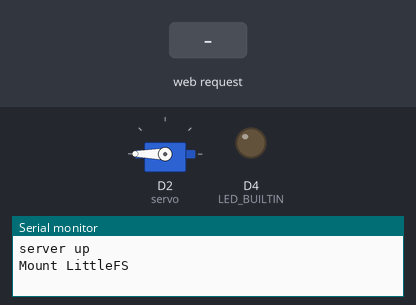
The sketch below on a simulated ESP8266 (NodeMCU). Shown: servo, output pins drawn as LEDs (lit = HIGH, except the on-board LED, lit = LOW), the last lines printed to the serial monitor. The test bench sets the inputs (shaded band). WiFi joins after 1.5 s; servers stay silent unless stated; storage starts empty.

Above: at 4.2 s.
4.3 s: HTTP request GET /test-deserialize received
At 5.4 s:
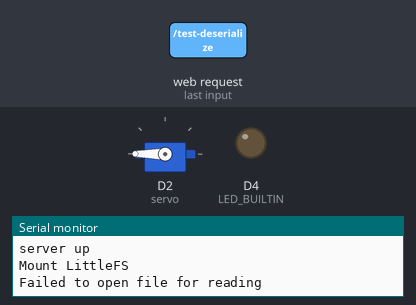
5.9 s: HTTP request GET /servo received
At 6.6 s:
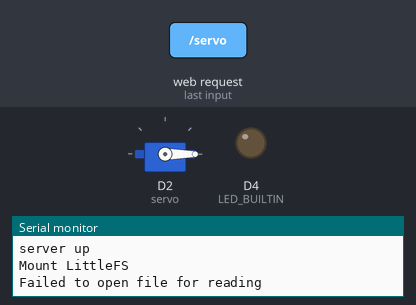
7.5 s: HTTP request GET /add-schedule?time=1 received
At 8.1 s:
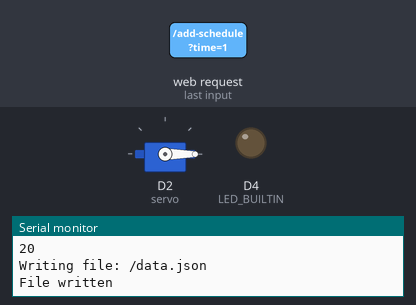
Timing chart, 0 to 10.5 s (numbered marks = the images above; inputs shaded):
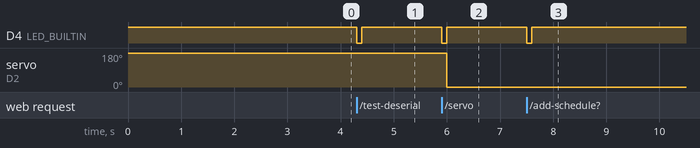

Measured:
- after the input at 4.3 s, D4 (LED_BUILTIN): HIGH → LOW at once, → HIGH 0.10 s later
- after the input at 5.9 s, D4 (LED_BUILTIN): HIGH → LOW at once, → HIGH 0.10 s later; servo on D2 (servo): 180° → 0° after 0.10 s
- after the input at 7.5 s, D4 (LED_BUILTIN): HIGH → LOW at once, → HIGH 0.10 s later

The sketch:

servo.ino
```cpp
#include <FS.h>
#include <LittleFS.h>
#include <ArduinoJson.h>

#include <ESP8266WiFi.h>
#include <ESP8266WebServer.h>

#include <Servo.h>


ESP8266WebServer server(8877);
Servo servo;


const char* ssid = "esia hidayah 2";
const char* password = "123443212";

int servoAngle = 180;


void setup() {
  Serial.begin(9600);
  while (!Serial) {
    ;
  }

  pinMode(LED_BUILTIN, OUTPUT);
  digitalWrite(LED_BUILTIN, HIGH);

  initWiFi();
  initServer();
  initFiles();

  servo.attach(D2, 500, 2500);
  servo.write(servoAngle);
}


void loop() {
  server.handleClient();
}

void initWiFi() {
  WiFi.mode(WIFI_STA);
  WiFi.begin(ssid, password);
  // Serial.print("Connecting to WiFi ..");
  delay(3000);
  while (WiFi.status() != WL_CONNECTED) {
    // Serial.print('.');
    delay(1000);
  }
  // Serial.println(WiFi.localIP());
  WiFi.setAutoReconnect(true);
  WiFi.persistent(true);

  // Serial.print("RSSI: ");
  // Serial.println(WiFi.RSSI());
}

struct RelaySchedule {
  String time;
  int relayIndex;
  int status;
};

RelaySchedule relaySchedules[20] = {};
int relaySchedulesLength = sizeof(relaySchedules) / sizeof(relaySchedules[0]);


void initServer() {
  server.on("/", []() {
    blinkBuiltinLED();
    server.send(200, "text/plain", "hello ");
  });

  server.on("/test-deserialize", []() {
    blinkBuiltinLED();
    String json = readFileAsString("/data.json");

    DynamicJsonDocument doc(2048);
    deserializeJson(doc, json);

    int i = 0;
    for (JsonObject item : doc.as<JsonArray>()) {
      RelaySchedule sc = { item["time"], item["relayIndex"], item["status"] };
      relaySchedules[i] = sc;
      i++;
    }


    server.send(200, "text/plain", "hmm");
  });

  server.on("/test-read-struct", []() {
    blinkBuiltinLED();

    StaticJsonDocument<2048> doc;
    JsonArray array = doc.to<JsonArray>();

    for (int x = 0; x < relaySchedulesLength; x++) {
      JsonObject data = array.createNestedObject();
      data["time"] = relaySchedules[x].time;
      data["relayIndex"] = relaySchedules[x].relayIndex;
      data["status"] = relaySchedules[x].status;
    }

    String test = "";
    serializeJson(array, test);
    //writeFile("/data.json", test.c_str());
    server.send(200, "text/plain", test);
  });

  server.on("/add-schedule", []() {
    blinkBuiltinLED();

    // params
    String time = server.arg("time");
    int relayIndex = server.arg("relay").toInt();
    int status = server.arg("status").toInt();

    // check
    if (iskScheduleExist(time, relayIndex)) {
      server.send(400, "text/plain", "Schedule exist!");
      return;
    }

    // add
    if (!addRelaySchedule(time, relayIndex, status)) {
      server.send(400, "text/plain", "Full boss!");
      return;
    }

    // serialize to json
    StaticJsonDocument<2048> doc;
    JsonArray array = doc.to<JsonArray>();
    for (int x = 0; x < relaySchedulesLength; x++) {
      JsonObject data = array.createNestedObject();
      data["time"] = relaySchedules[x].time;
      data["relayIndex"] = relaySchedules[x].relayIndex;
      data["status"] = relaySchedules[x].status;
    }
    String test = "";
    serializeJson(array, test);

    // save
    writeFile("/data.json", test.c_str());

    // response
    server.send(200, "text/plain", test);
  });

  server.on("/remove-schedule", []() {
    blinkBuiltinLED();

    // params
    String time = server.arg("time");
    int relayIndex = server.arg("relay").toInt();

    // remove
    removeRelaySchedule(time, relayIndex);

    // // serialize to json
    // StaticJsonDocument<2048> doc;
    // JsonArray array = doc.to<JsonArray>();
    // for (int x = 0; x < relaySchedulesLength; x++) {
    //   JsonObject data = array.createNestedObject();
    //   data["time"] = relaySchedules[x].time;
    //   data["relayIndex"] = relaySchedules[x].relayIndex;
    //   data["status"] = relaySchedules[x].status;
    // }
    // String test = "";
    // serializeJson(array, test);

    // // save
    // writeFile("/data.json", test.c_str());

    // // response
    // server.send(200, "text/plain", test);

    server.send(200, "text/plain", "ok");
  });

  server.on("/servo", []() {
    digitalWrite(LED_BUILTIN, LOW);
    delay(100);
    digitalWrite(LED_BUILTIN, HIGH);

    int rot = server.arg("r").toInt();
    servo.write(rot);

    server.send(200, "text/plain", String(rot));
  });

  server.begin();
  Serial.println("server up");
}

void blinkBuiltinLED() {
  digitalWrite(LED_BUILTIN, LOW);
  delay(100);
  digitalWrite(LED_BUILTIN, HIGH);
}

void initFiles() {
  //LittleFS.format();
  Serial.println("Mount LittleFS");
  if (!LittleFS.begin()) {
    Serial.println("LittleFS mount failed");
    return;
  }
  //writeFile("/data.json", "{\"test\": \"hellow\"}");
}

String readFileAsString(const char* path) {
  //Serial.printf("Reading file: %s\n", path);

  File file = LittleFS.open(path, "r");
  if (!file) {
    Serial.println("Failed to open file for reading");
    return "";
  }

  Serial.print("Read from file: ");
  if (file.available()) {
    String str = file.readString();
    file.close();
    return str;
    // Serial.println(str);
  }
  // while (file.available()) {
  // }
  file.close();
  return "";
}

void writeFile(const char* path, const char* message) {
  Serial.printf("Writing file: %s\n", path);

  File file = LittleFS.open(path, "w");
  if (!file) {
    Serial.println("Failed to open file for writing");
    return;
  }
  if (file.print(message)) {
    Serial.println("File written");
  } else {
    Serial.println("Write failed");
  }
  delay(2000);  // Make sure the CREATE and LASTWRITE times are different
  file.close();
}

bool iskScheduleExist(String time, int relayIndex) {
  bool isExist = false;

  for (int i = 0; i < relaySchedulesLength; i++) {
    if (relaySchedules[i].time == time && relaySchedules[i].relayIndex == relayIndex) {
      isExist = true;
      break;
    }
  }

  return isExist;
}

bool addRelaySchedule(String time, int relayIndex, int status) {
  bool isFull = true;

  Serial.println(relaySchedulesLength);

  for (int i = 0; i < relaySchedulesLength; i++) {
    if (relaySchedules[i].time == "") {
      relaySchedules[i].time = time;
      relaySchedules[i].relayIndex = relayIndex;
      relaySchedules[i].status = status;
      isFull = false;
      break;
    }
  }

  if (isFull) {
    return false;
  }

  return true;
}

void removeRelaySchedule(String time, int relayIndex) {
  for (int i = 0; i < relaySchedulesLength; i++) {
    if (relaySchedules[i].time == time && relaySchedules[i].relayIndex == relayIndex) {
      relaySchedules[i].time = "";
      relaySchedules[i].relayIndex = 0;
      relaySchedules[i].status = 0;
      break;
    }
  }
}
```
